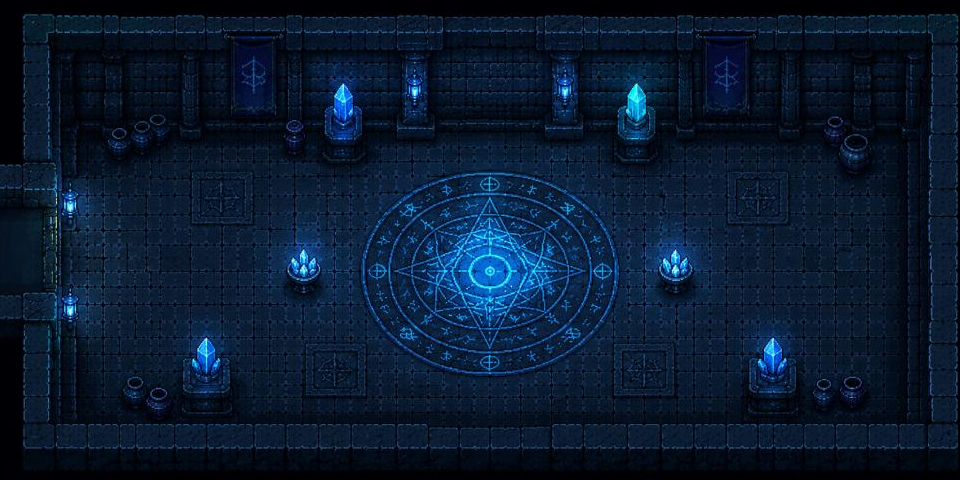

Below is a game level as drawn by its tile map, then a one-line description and the .tmx file that defines it, in full:
An orthogonal 30x15 tile map with 32x32 px tiles, 1 tile layer (wall), 2 hidden layers not drawn, 2 tilesets, 1 image layer and 4 objects (2x spawn, exit).

<map version="1.10" tiledversion="1.12.1" orientation="orthogonal" renderorder="right-down" width="30" height="15" tilewidth="32" tileheight="32" infinite="0" nextlayerid="12" nextobjectid="14">
 <tileset firstgid="1" source="../tilesets/tiny-dungeon.tsx" />
 <tileset firstgid="133" source="../tilesets/realm-tiles.tsx" />
 <layer id="8" name="ground" width="30" height="15" visible="0">
  <data encoding="csv">
49,49,49,49,49,49,49,49,49,49,49,49,49,49,49,49,49,49,49,49,49,49,49,49,49,49,49,49,49,49,
49,49,49,49,49,49,49,49,49,49,49,49,49,49,49,49,49,49,49,49,49,49,49,49,49,49,49,49,49,49,
49,49,49,1,49,1,49,1,49,49,49,49,49,49,49,49,49,49,49,49,49,49,49,49,49,49,49,49,49,49,
49,49,49,1,49,1,49,1,49,49,49,49,49,49,49,49,49,49,49,49,49,49,49,49,49,49,49,49,49,49,
49,49,49,1,49,1,1,1,1,49,49,49,49,49,49,49,49,49,49,49,49,49,49,49,49,49,49,49,49,49,
49,49,49,1,49,49,49,1,49,49,49,49,49,49,49,49,49,49,49,49,49,49,49,49,49,49,49,49,49,49,
49,49,49,1,49,49,49,1,49,49,49,49,49,49,49,49,49,49,49,49,49,49,49,49,49,49,49,49,49,49,
49,49,49,49,49,49,49,49,49,49,49,49,49,49,49,49,49,49,49,49,49,49,49,49,49,49,49,49,49,49,
49,49,49,49,49,49,49,49,49,49,49,49,49,49,49,49,49,49,49,49,49,49,49,49,49,49,49,49,49,49,
49,49,49,49,49,49,49,49,49,49,49,49,49,49,49,49,49,49,49,49,49,49,49,49,49,49,49,49,49,49,
49,49,49,49,49,49,49,49,49,49,49,49,49,49,49,49,49,49,49,49,49,49,49,49,49,49,49,49,49,49,
49,49,49,49,49,49,49,49,49,49,49,49,49,49,49,49,49,49,49,49,49,49,49,49,49,49,49,49,49,49,
49,49,49,49,49,49,49,49,49,49,49,49,49,49,49,49,49,49,49,49,49,49,49,49,49,49,49,49,49,49,
49,49,49,49,49,49,49,49,49,49,49,49,49,49,49,49,49,49,49,49,49,49,49,49,49,49,49,49,49,49,
49,49,49,49,49,49,49,49,49,49,49,49,49,49,49,49,49,49,49,49,49,49,49,49,49,49,49,49,49,49
</data>
 </layer>
 <layer id="5" name="decor" width="30" height="15" visible="0">
  <data encoding="csv">
0,0,0,0,0,0,0,0,0,0,0,0,0,0,0,0,0,0,0,0,0,0,0,0,0,0,0,0,0,0,
0,0,0,0,0,0,0,0,0,0,0,0,0,0,0,0,0,0,0,0,0,0,0,0,0,0,0,0,0,0,
0,0,0,0,0,0,0,0,0,0,0,0,0,0,0,0,0,0,0,0,0,0,0,0,0,0,0,0,0,0,
0,0,0,0,0,0,0,0,0,0,0,0,0,0,0,0,0,0,0,0,0,0,0,0,0,0,0,0,0,0,
0,0,0,0,0,0,0,0,0,0,0,0,0,0,0,0,0,0,0,0,0,0,0,0,0,0,0,0,0,0,
0,0,0,0,0,0,0,0,0,0,0,0,0,0,0,0,0,0,0,0,0,0,0,0,0,0,0,0,0,0,
0,0,0,0,0,0,0,0,0,0,0,0,0,0,0,0,0,0,0,0,0,0,0,0,0,0,0,0,0,0,
0,0,0,0,0,0,0,0,0,0,0,0,0,0,0,0,0,0,0,0,0,0,0,0,0,0,0,0,0,0,
0,0,0,0,0,0,0,0,0,0,0,0,0,0,0,0,0,0,0,0,0,0,0,0,0,0,0,0,0,0,
0,0,0,0,0,0,0,0,0,0,0,0,0,0,0,0,0,0,0,0,0,0,0,0,0,0,0,0,0,0,
0,0,0,0,0,0,0,0,0,0,0,0,0,0,0,0,0,0,0,0,0,0,0,0,0,0,0,0,0,0,
0,0,0,0,0,0,0,0,0,0,0,0,0,0,0,0,0,0,0,0,0,0,0,0,0,0,0,0,0,0,
0,0,0,0,0,0,0,0,0,0,0,0,0,0,0,0,0,0,0,0,0,0,0,0,0,0,0,0,0,0,
0,0,0,0,0,0,0,0,0,0,0,0,0,0,0,0,0,0,0,0,0,0,0,0,0,0,0,0,0,0,
0,0,0,0,0,0,0,0,0,0,0,0,0,0,0,0,0,0,0,0,0,0,0,0,0,0,0,0,0,0
</data>
 </layer>
 <layer id="4" name="wall" width="30" height="15">
  <data encoding="csv">
1,1,1,1,1,1,1,1,1,1,1,1,1,1,1,1,1,1,1,1,1,1,1,1,1,1,1,1,1,1,
1,1,1,1,1,1,1,1,1,1,1,1,1,1,1,1,1,1,1,1,1,1,1,1,1,1,1,1,1,1,
1,1,1,1,1,1,1,1,1,1,1,1,1,1,1,1,1,1,1,1,1,1,1,1,1,1,1,1,1,1,
1,1,1,1,1,1,1,1,1,1,1,1,1,1,1,1,1,1,1,1,1,1,1,1,1,1,1,1,1,1,
1,1,0,0,0,0,0,0,0,0,0,0,0,0,0,0,0,0,0,0,0,0,0,0,0,0,1,0,0,1,
1,1,0,0,0,0,0,0,0,0,0,0,0,0,0,0,0,0,0,0,0,0,0,0,0,0,0,0,0,1,
0,0,0,0,0,0,0,0,0,0,0,0,0,0,0,0,0,0,0,0,0,0,0,0,0,0,0,0,0,1,
0,0,0,0,0,0,0,0,0,0,0,0,0,0,0,0,0,0,0,0,0,0,0,0,0,0,0,0,0,1,
0,0,0,0,0,0,0,0,0,1,0,0,0,0,0,0,0,0,0,0,1,1,0,0,0,0,0,0,0,1,
1,1,0,0,0,0,0,0,0,0,0,0,0,0,0,0,0,0,0,0,0,0,0,0,0,0,0,0,0,1,
1,1,0,0,0,0,0,0,0,0,0,0,0,0,0,0,0,0,0,0,0,0,0,0,0,0,0,0,0,1,
1,1,0,0,0,0,1,0,0,0,0,0,0,0,0,0,0,0,0,0,0,0,0,1,1,0,0,0,0,1,
1,1,0,0,1,1,1,0,0,0,0,0,0,0,0,0,0,0,0,0,0,0,0,1,1,1,1,0,0,1,
1,1,1,1,1,1,1,1,1,1,1,1,1,1,1,1,1,1,1,1,1,1,1,1,1,1,1,1,1,1,
1,1,1,1,1,1,1,1,1,1,1,1,1,1,1,1,1,1,1,1,1,1,1,1,1,1,1,1,1,1
</data>
 </layer>
 <imagelayer id="11" name="view" offsetx="-10.6667" offsety="-4.66667">
  <image source="../map_bg/teleport.jpg" width="1000" height="500" />
 </imagelayer>
 <objectgroup id="3" name="objects">
  <object id="4" name="spawn-west" type="spawn" x="96.1533" y="216.922" width="58.2447" height="57.9788">
   <properties>
    <property name="direction" value="west" />
   </properties>
  </object>
  <object id="7" name="spawn-default" type="spawn" x="182.937" y="220.266" width="57.7625" height="63.4753">
   <properties>
    <property name="direction" value="default" />
   </properties>
  </object>
  <object id="13" x="426.27" y="225.266" width="124.763" height="98.4753">
   <properties>
    <property name="name" value="teleporter" />
    <property name="type" value="act-item" />
   </properties>
  </object>
  <object id="12" name="exit-to-library" type="exit" x="14.2837" y="220.15" width="50.7802" height="59.032">
   <properties>
    <property name="direction" value="west" />
    <property name="targetRoomId" value="library" />
   </properties>
  </object>
 </objectgroup>
</map>
